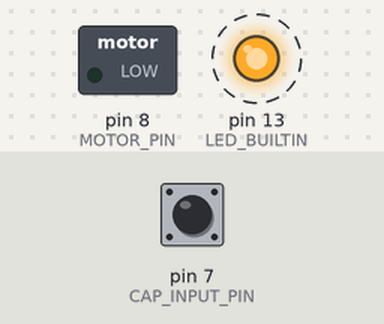
The sketch below on a simulated Arduino Mega 2560, built with avr-gcc and run on an emulated ATmega2560. Shown: switched loads named in the sketch (green lamp = pin HIGH), output pins drawn as LEDs (lit = HIGH). Dashed ring = blinking. The test bench sets the inputs (shaded band); at power-on: pin 7 (CAP_INPUT_PIN) HIGH. What the sketch prints to the serial monitor is not drawn.

Above: at 1.25 s.
1.3 s: pin 7 (CAP_INPUT_PIN) pulled LOW for 0.15 s
At 1.37 s:
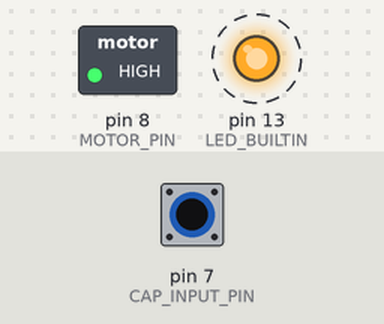
4.3 s: pin 7 (CAP_INPUT_PIN) pulled LOW for 3.2 s
At 8.2 s:
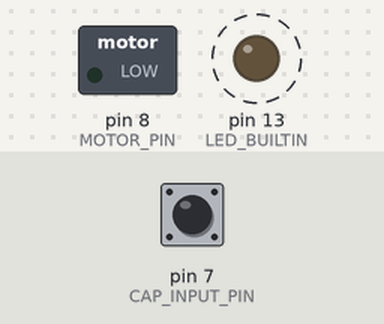
Timing chart, 0 to 15.0 s (numbered marks = the images above; inputs shaded):
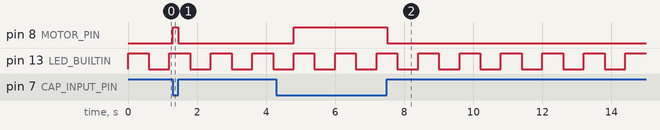

Measured:
- after the input at 1.3 s, pin 8 (MOTOR_PIN): LOW → HIGH at once, → LOW 0.15 s later
- after the input at 4.3 s, pin 8 (MOTOR_PIN): LOW → HIGH after 0.50 s, → LOW 2.7 s later
- by itself, pin 13 (LED_BUILTIN): alternates HIGH for 0.60 s and LOW for 0.60 s

The sketch:

intTimer5.ino
```cpp
#include <CapacitiveSensor.h>

#define THRESHOLD 700
#define CAP_OUTPUT_PIN 10
#define CAP_INPUT_PIN 7
#define MOTOR_PIN 8

const uint16_t ini = 0;       // El nombre init no está disponible. Error
const uint16_t limit = 9375;  // Timer interruption frecuency / velocity
uint16_t check = 0;
bool status = LOW;

int modoGato = 0;
volatile bool checkPetting = false;
CapacitiveSensor capSensor = CapacitiveSensor(CAP_OUTPUT_PIN, CAP_INPUT_PIN);

void setup() {
  pinMode(LED_BUILTIN, OUTPUT);
  pinMode(MOTOR_PIN, OUTPUT);
  Serial.begin(9600);
  initTimer5();
}

void loop() {
  check = TCNT5;

  if (checkPetting)
    petting();

  if (digitalRead(MOTOR_PIN) == HIGH)
    modoGato++;

  Serial.println(modoGato);
}

void initTimer5() {
  TCNT5 = 0;  // Inicializar el contador en 0

  TCCR5B = 0;  // INICIO PRESCALAR EN 0
  // LUEGO CONFIGURO LOS BITS NECESARIOS PARA EL VALOR DE PRESCALAR QUE DESEO (1024 en este caso)
  TCCR5B |= (1 << CS50);
  //TCCR5B |= (1 << CS51);
  TCCR5B |= (1 << CS52);
  TCCR5B |= (1 << WGM52);  //CTC => Clear Timer on Compare

  TCCR5A = 0;
  TIMSK5 = 0;
  TIMSK5 |= (1 << OCIE5A);  // Habilita la interrupción de comparación del Timer5

  OCR5A = limit;  // Establecer el valor de comparación para el Timer5
}

void petting() {
  if (capSensor.capacitiveSensor(30) > THRESHOLD)
    digitalWrite(MOTOR_PIN, HIGH);
  else
    digitalWrite(MOTOR_PIN, LOW);
}

// Rutina de interrupción para el Timer5
ISR(TIMER5_COMPA_vect) {
  status = !status;
  checkPetting = !checkPetting;
  digitalWrite(LED_BUILTIN, status);
  check = OCR5A;
}
```
